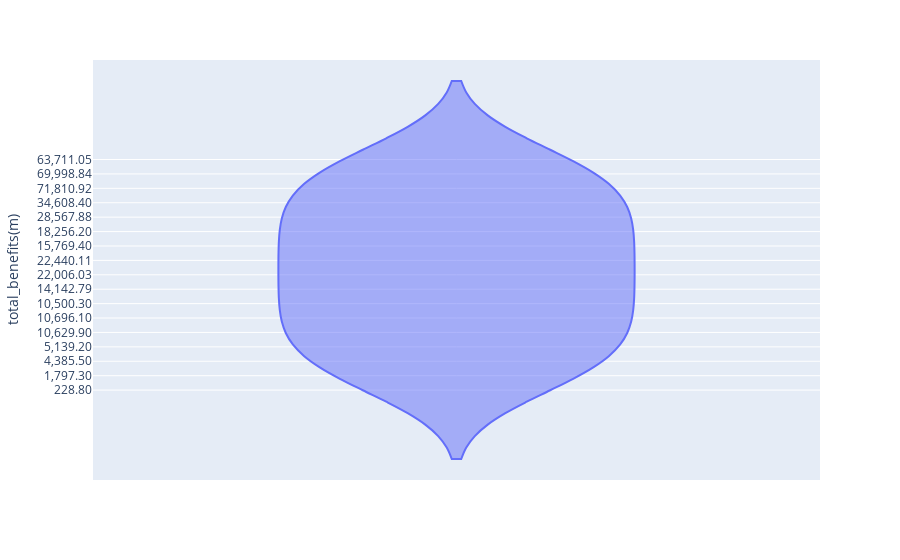

The notebook cell saved with this chart:
### Code cell
px.violin(clean_df, y='total_benefits(m)')

### Figure 1 — Plotly figure (JSON) as saved in the notebook; plotly's stock layout.template omitted (floating-point values rounded to 4 significant figures)
{"data": [{"alignmentgroup": "True", "box": {"visible": false}, "hovertemplate": "total_benefits(m)=%{y}<extra></extra>", "legendgroup": "", "marker": {"color": "#636efa"}, "name": "", "offsetgroup": "", "orientation": "v", "scalegroup": "True", "showlegend": false, "type": "violin", "x0": " ", "xaxis": "x", "y": ["228.80", "549.70", "1,522.70", "1,797.30", "2,131.40", "2,718.30", "4,385.50", "5,326.50", "5,067.00", "5,139.20", "6,480.20", "8,720.90", "10,629.90", "10,208.30", "11,152.30", "10,696.10", "10,743.60", "10,605.20", "10,500.30", "11,149.10", "11,669.78", "14,142.79", "17,315.77", "20,905.68", "22,006.03", "22,748.58", "22,764.07", "22,440.11", "19,548.86", "16,890.49", "15,769.40", "14,983.32", "15,547.39", "18,256.20", "21,404.28", "24,618.89", "28,567.88", "30,187.35", "30,373.27", "34,608.40", "50,359.92", "64,702.16", "71,810.92", "74,619.34", "76,066.32", "69,998.84", "69,645.14", "66,539.27", "63,711.05", "60,916.85", "55,621.88"], "y0": " ", "yaxis": "y"}], "layout": {"legend": {"tracegroupgap": 0}, "margin": {"t": 60}, "violinmode": "group", "xaxis": {"anchor": "y", "domain": [0, 1]}, "yaxis": {"anchor": "x", "domain": [0, 1], "title": {"text": "total_benefits(m)"}}}}
